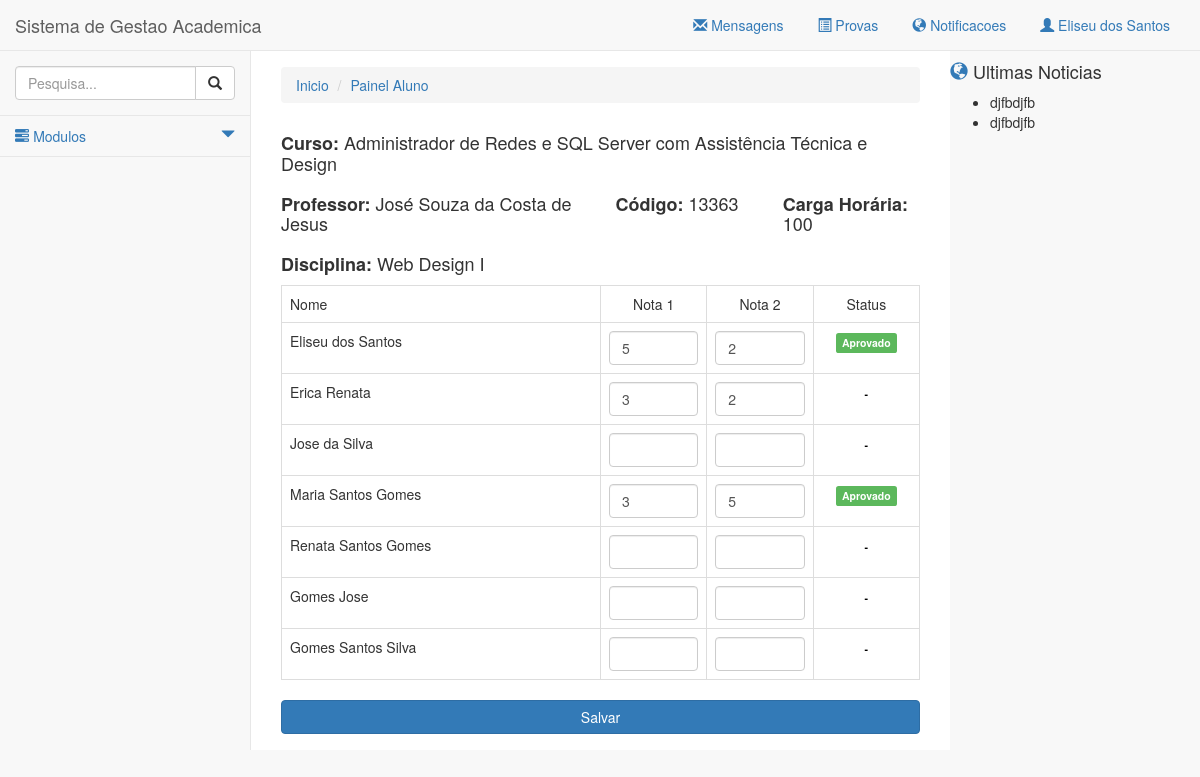
The app's page /admin/verNotas.php (signed in) with its own data.
### tables this page shows
CREATE TABLE `cadaluno` (
  `cd_aluno` bigint(45) NOT NULL,
  `razao_social` varchar(125) NOT NULL,
  `matricula` bigint(45) NOT NULL,
  `cd_curso` bigint(45) NOT NULL
);

CREATE TABLE `cad_notas` (
  `cd_aluno` int(50) NOT NULL,
  `nota1` float NOT NULL,
  `nota2` float DEFAULT NULL,
  `status` tinyint(1) DEFAULT NULL,
  `cd_turma` bigint(50) NOT NULL,
  `cd_nota` int(11) NOT NULL
);

### classes/funcoes.class.php (called while the page is built, shortened)
<?php
include 'database.class.php';
class Funcoes {
  public static function geraHeader() {
    include 'partials/header.php';
  }
  public static function geraFooter($parametros = false) {
    include 'partials/footer.php';
  }
  public static function geraMenus() {
    include 'partials/navegacao.php';
  }
  public static function geraMenuTop() {
    include 'partials/menu_top.php';
  }
  public static function geraMenuEsquerda() {
    include 'partials/menu_esquerda.php';
  }
  public static function geraMenuDireita() {
    include 'partials/menu_direita.php';
  }
  public static function geraBreadCrumb() {
    include 'partials/breadcrumb.php';
  }
}

### classes/aluno.class.php (called while the page is built, shortened)
<?php
class Aluno extends Funcoes {
  public function getAlunos() {
    $objetoSql = new Database();
    $result = $objetoSql->query('select * from cadaluno')->result();
    return $result;
  }
}

### classes/database.class.php (called while the page is built, shortened)
<?php
class Database {
  private $mysql;
  private $query;
  public function __construct() {
    $this->mysql = new mysqli('127.0.0.1', 'root', '', 'sga');
  }
  protected function clearAttributes() {
    $not = array('last_query', 'operators', 'join_types');
    $attrs = get_object_vars($this);
  }
  protected function escape_string($string) {
    if(is_array($string)) {
      foreach ($string as $key => $value) {
        $string[$key] = mysqli_escape_string($this->mysql, $value);
      }
    }
    else if(is_string($string)) {
      $string = mysqli_escape_string($this->mysql, $string);
    }
    return $string;
  }
  public function result() {
    $data = array();
    if(!empty($this->query)) {
      while($result = mysqli_fetch_object($this->query)) {
        $data[] = $result;
      }
    }
    return $data;
  }
  public function query($query, $escape = TRUE) {
    $escape = (!is_bool($escape)) ? TRUE : $escape;
    if($escape) {
      $query = $this->escape_string($query);
    }
    $this->query = $this->mysql->query($query);
    return $this;
  }
}

### classes/notas.class.php (called while the page is built, shortened)
<?php
Class Notas extends Funcoes {
  public function getNotas($cd_aluno) {
    $objetoSql = new Database();
    $result = $objetoSql->query('select * from cad_notas where cd_aluno = '.$cd_aluno.' limit 1')->result();
    return $result;
  }
}

### admin/verNotas.php (the view, shortened to what this page needs)
<?php
  include '../classes/funcoes.class.php';
  include '../classes/aluno.class.php';
  include '../classes/notas.class.php';
  Funcoes::geraHeader();
  Funcoes::geraMenus();
  $objetoNotas = new Notas();
?>
<form action="verNotas.php" method="post">
  <div class="row">
    <div class="col-md-12">
      <h4> <strong> Curso:</strong> Administrador de Redes e SQL Server com Assistência Técnica e Design </h4>
    </div>
  </div>
  <div class="row">
    <div class="col-md-6">
      <h4> <strong>Professor:</strong> José Souza da Costa de Jesus</h4>
    </div>
    <div class="col-md-3">
      <h4> <strong>Código:</strong> 13363  </h4>
    </div>
    <div class="col-md-3">
      <h4> <strong> Carga Horária:</strong> 100  </h4>
    </div>
  </div>
  <div class="row">
    <div class="col-md-12">
      <h4> <strong> Disciplina:</strong> Web Design I </h4>
    </div>
  </div>
  <table class="table table-bordered">
    <tr>
      <td> Nome </td>
      <td class="text-center"> Nota 1 </td>
      <td class="text-center"> Nota 2 </td>
      <td class="text-center"> Status </td>
    </tr>
    <?php
      $objetoAluno = new Aluno();
      $alunos = $objetoAluno->getAlunos();
      foreach ($alunos as $aluno) :
      $notas = $objetoNotas->getNotas($aluno->cd_aluno);
    ?>
      <tr>
        <td class="col-md-6">
          <input type="hidden" name="cd_aluno" value="<?= $aluno->cd_aluno; ?>"><?= $aluno->razao_social; ?>
        </td>
        <td class="col-md-2 text-center">
          <input type="text" maxlength="3" data-id="<?= $aluno->cd_aluno; ?>" class="form-control notas" name="nota1<?= $aluno->cd_aluno; ?>" value="<?= (isset($notas[0])) ? $notas[0]->nota1 : '' ; ?>">
        </td>
        <td class="col-md-2 text-center">
          <input type="text" maxlength="3" class="form-control notas" data-id="<?= $aluno->cd_aluno; ?>" name="nota2<?= $aluno->cd_aluno; ?>" value="<?= (isset($notas[0])) ? $notas[0]->nota2 : '' ; ?>">
        </td>
        <td class="col-md- text-center">
          <label class="label <?= (isset($notas[0]) && $notas[0]->status) ? 'label-success' : ' status-aluno'; ?>" data-id="<?= $aluno->cd_aluno; ?>">
            <?= (isset($notas[0]) && $notas[0]->status) ? 'Aprovado' : ' - '; ?>
          </label>
        </td>
      </tr>
    <?php endforeach; ?>
  </table>
  <button type="submit" class="btn btn-primary btn-block">Salvar</button>
</form>
<?php Funcoes::geraFooter("notas"); ?>

### admin/partials/header.php (shortened to what this page needs)
<!DOCTYPE html>
<html lang="pt-br">
<head>
  <link href="../assets/css/bootstrap.min.css" rel="stylesheet">
  <link href="../assets/css/sb-admin-2.css" rel="stylesheet">
  <link href="../assets/css/admin.css" rel="stylesheet">
</head>
<body>
  <div id="conteudo">

### admin/partials/navegacao.php
<nav class="navbar navbar-default navbar-static-top" role="navigation" style="margin-bottom: 0">
  <?php
    Funcoes::geraMenuTop();
    Funcoes::geraMenuEsquerda();
    Funcoes::geraMenuDireita();
  ?>
</nav>
<?php Funcoes::geraBreadCrumb(); ?>

### admin/partials/menu_top.php (shortened to what this page needs)
<div class="navbar-header">
  <a class="navbar-brand">Sistema de Gestao Academica</a>
</div>
<ul class="nav navbar-top-links navbar-right">
  <li class="dropdown">
    <a class="dropdown-toggle" data-toggle="dropdown" href="#">
        <i class="glyphicon glyphicon-envelope"></i> Mensagens
    </a>
  </li>
  <li class="dropdown">
    <a class="dropdown-toggle" data-toggle="dropdown" href="#">
      <i class="glyphicon glyphicon-list-alt"></i> Provas
    </a>
  </li>
  <li class="dropdown">
    <a class="dropdown-toggle" data-toggle="dropdown" href="#">
      <i class="glyphicon glyphicon-globe"></i> Notificacoes
    </a>
  </li>
  <li class="dropdown">
    <a class="dropdown-toggle" data-toggle="dropdown" href="#">
      <i class="glyphicon glyphicon-user"></i> <?= $_SESSION['nome']; ?>
    </a>
  </li>
</ul>

### admin/partials/menu_esquerda.php (shortened to what this page needs)
<div class="navbar-default sidebar" role="navigation">
  <div class="sidebar-nav navbar-collapse">
    <ul class="nav" id="side-menu">
      <li class="sidebar-search">
        <div class="input-group custom-search-form">
          <input type="text" class="form-control" placeholder="Pesquisa...">
          <span class="input-group-btn">
            <button class="btn btn-default" type="button">
              <i class="glyphicon glyphicon-search"></i>
            </button>
          </span>
        </div>
      </li>
      <li>
        <a href="#"><i class="glyphicon glyphicon-tasks"></i> Modulos<span class="glyphicon glyphicon-triangle-bottom pull-right"></span></a>
      </li>
    </ul>
  </div>
</div>

### admin/partials/menu_direita.php
<div class="navbar-default sidebar-right" role="navigation">
  <h4><a class="glyphicon glyphicon-globe"></a> Ultimas Noticias</h4>
  <ul>
      <li>  djfbdjfb</li>
      <li>  djfbdjfb</li>
  </ul>
</div>

### admin/partials/breadcrumb.php
<div id="conteudo-pagina">
  <ol class="breadcrumb">
    <li><a href="index.php">Inicio</a></li>
    <li><a href="addAluno.php">Painel Aluno</a></li>
  </ol>

### admin/partials/footer.php (shortened to what this page needs)
    </div>
  </div>
  </body>
</html>

### assets/css/sb-admin-2.css (style rules this page uses)
body { background-color: #f8f8f8; }
#conteudo { width: 100%; }
#conteudo-pagina { padding: 0 15px; min-height: 568px; background-color: #fff; }
@media (min-width:768px) { #conteudo-pagina { position: inherit; margin: 0 250px 0 250px; padding: 16px 30px; border-left: 1px solid #e7e7e7; } }
.navbar-top-links { margin-right: 0; }
.navbar-top-links li { display: inline-block; }
.navbar-top-links li:last-child { margin-right: 15px; }
.navbar-top-links li a { padding: 15px; min-height: 50px; }
.sidebar .sidebar-nav.navbar-collapse { padding-right: 0; padding-left: 0; }
.sidebar .sidebar-search { padding: 15px; }
.sidebar ul li { border-bottom: 1px solid #e7e7e7; }
@media (min-width:768px) { .sidebar { z-index: 1; position: absolute; width: 250px; margin-top: 51px; } }
@media (min-width:768px) { .sidebar-right { z-index: 1; position: absolute; width: 250px; margin-top: 51px; right: 0; } }

### assets/css/admin.css (style rules this page uses)
a:hover, a:visited, a:link, a:active { text-decoration: none; }
.status-aluno { color: #000; }
.glyphicon { cursor: pointer; }

### records on screen
cadaluno: razao_social "Eliseu dos Santos", nota1 "5", nota2 "2", shows "Aprovado"
cadaluno: razao_social "Erica Renata", nota1 "3", cd_aluno.nota2 "2"
cadaluno: razao_social "Jose da Silva"
cadaluno: razao_social "Maria Santos Gomes", nota1 "3", nota2 "5", shows "Aprovado"
cadaluno: razao_social "Renata Santos Gomes"
cadaluno: razao_social "Gomes Jose"
cadaluno: razao_social "Gomes Santos Silva"

### other values on screen
$_SESSION['nome'] "Eliseu dos Santos"
